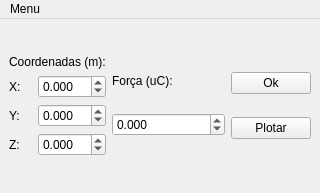
<?xml version="1.0" encoding="UTF-8"?>
<ui version="4.0">
 <class>MainWindow</class>
 <widget class="QMainWindow" name="MainWindow">
  <property name="geometry">
   <rect>
    <x>0</x>
    <y>0</y>
    <width>320</width>
    <height>193</height>
   </rect>
  </property>
  <property name="windowTitle">
   <string>MainWindow</string>
  </property>
  <widget class="QWidget" name="centralwidget">
   <layout class="QGridLayout" name="gridLayout">
    <item row="0" column="0">
     <layout class="QHBoxLayout" name="horizontalLayout_4">
      <item>
       <layout class="QVBoxLayout" name="verticalLayout">
        <item>
         <widget class="QLabel" name="label">
          <property name="text">
           <string>Coordenadas (m):</string>
          </property>
         </widget>
        </item>
        <item>
         <layout class="QHBoxLayout" name="horizontalLayout_3">
          <item>
           <widget class="QLabel" name="label_2">
            <property name="text">
             <string>X:</string>
            </property>
           </widget>
          </item>
          <item>
           <widget class="QDoubleSpinBox" name="doubleSpinBoxX">
            <property name="decimals">
             <number>3</number>
            </property>
            <property name="minimum">
             <double>-99.989999999999995</double>
            </property>
            <property name="singleStep">
             <double>0.010000000000000</double>
            </property>
           </widget>
          </item>
         </layout>
        </item>
        <item>
         <layout class="QHBoxLayout" name="horizontalLayout_2">
          <item>
           <widget class="QLabel" name="label_3">
            <property name="text">
             <string>Y:</string>
            </property>
           </widget>
          </item>
          <item>
           <widget class="QDoubleSpinBox" name="doubleSpinBoxY">
            <property name="decimals">
             <number>3</number>
            </property>
            <property name="minimum">
             <double>-99.989999999999995</double>
            </property>
            <property name="singleStep">
             <double>0.010000000000000</double>
            </property>
           </widget>
          </item>
         </layout>
        </item>
        <item>
         <layout class="QHBoxLayout" name="horizontalLayout">
          <item>
           <widget class="QLabel" name="label_4">
            <property name="text">
             <string>Z:</string>
            </property>
           </widget>
          </item>
          <item>
           <widget class="QDoubleSpinBox" name="doubleSpinBoxZ">
            <property name="decimals">
             <number>3</number>
            </property>
            <property name="minimum">
             <double>-99.989999999999995</double>
            </property>
            <property name="singleStep">
             <double>0.010000000000000</double>
            </property>
           </widget>
          </item>
         </layout>
        </item>
       </layout>
      </item>
      <item>
       <layout class="QVBoxLayout" name="verticalLayout_2">
        <item>
         <widget class="QLabel" name="label_5">
          <property name="text">
           <string>Força (uC):</string>
          </property>
         </widget>
        </item>
        <item>
         <widget class="QDoubleSpinBox" name="doubleSpinBoxForce">
          <property name="decimals">
           <number>3</number>
          </property>
          <property name="minimum">
           <double>-99.989999999999995</double>
          </property>
          <property name="singleStep">
           <double>1.000000000000000</double>
          </property>
         </widget>
        </item>
        <item>
         <spacer name="horizontalSpacer">
          <property name="orientation">
           <enum>Qt::Horizontal</enum>
          </property>
          <property name="sizeHint" stdset="0">
           <size>
            <width>40</width>
            <height>20</height>
           </size>
          </property>
         </spacer>
        </item>
       </layout>
      </item>
      <item>
       <layout class="QVBoxLayout" name="verticalLayout_3">
        <item>
         <widget class="QPushButton" name="pushButtonOk">
          <property name="text">
           <string>Ok</string>
          </property>
         </widget>
        </item>
        <item>
         <widget class="QPushButton" name="pushButtonPlot">
          <property name="text">
           <string>Plotar</string>
          </property>
         </widget>
        </item>
       </layout>
      </item>
     </layout>
    </item>
   </layout>
  </widget>
  <widget class="QMenuBar" name="menubar">
   <property name="geometry">
    <rect>
     <x>0</x>
     <y>0</y>
     <width>320</width>
     <height>27</height>
    </rect>
   </property>
   <widget class="QMenu" name="menuMenu">
    <property name="title">
     <string>Menu</string>
    </property>
    <addaction name="actionSair"/>
   </widget>
   <addaction name="menuMenu"/>
  </widget>
  <action name="actionSair">
   <property name="text">
    <string>Sair</string>
   </property>
  </action>
 </widget>
 <resources/>
 <connections>
  <connection>
   <sender>actionSair</sender>
   <signal>activated()</signal>
   <receiver>MainWindow</receiver>
   <slot>close()</slot>
   <hints>
    <hint type="sourcelabel">
     <x>-1</x>
     <y>-1</y>
    </hint>
    <hint type="destinationlabel">
     <x>152</x>
     <y>96</y>
    </hint>
   </hints>
  </connection>
 </connections>
</ui>
